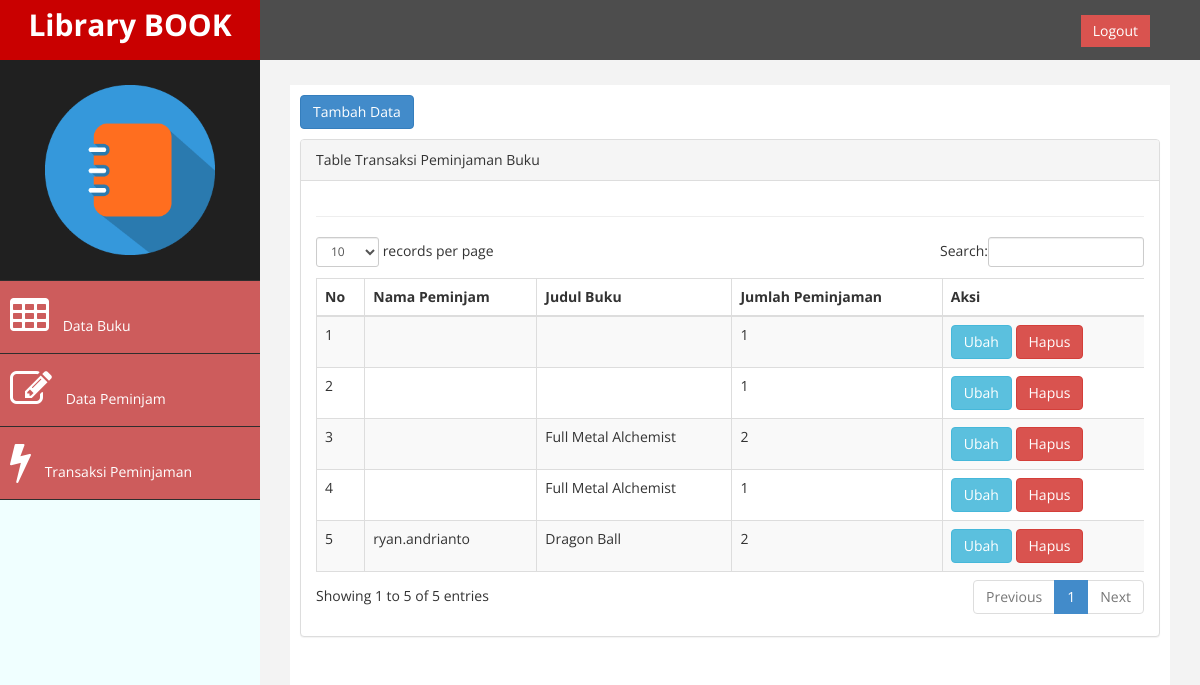
The page /Tugas4/tugas9/index_admin.php?page=transaksi on the database its author committed.
### tables this page shows
CREATE TABLE `transaksi` (
  `id` int(9) NOT NULL,
  `nama` varchar(255) NOT NULL,
  `judul` varchar(225) NOT NULL,
  `jumlah` int(255) NOT NULL
);

### Tugas4/tugas9/page/transaksi/transaksi.php (the view)
<a href="?page=transaksi&aksi=tambah" class="btn btn-primary" style="margin-bottom: 10px;">Tambah Data</a>
<div class="row">
  <div class="col-md-12">
    <div class="panel panel-default">
      <div class="panel-heading">
        Table Transaksi Peminjaman Buku
      </div>
      <div class="panel-body">
        <div class="table-responsive">
          <table class="table table-striped table-bordered table-hover" id="dataTables-example">
            <thead>
              <tr>
                <th>No</th>
                <th>Nama Peminjam</th>
                <th>Judul Buku</th>
                <th>Jumlah Peminjaman</th>
                <th>Aksi</th>
              </tr>
            </thead>
            <tbody>
              <?php
                $no = 1;
                $sql = mysqli_query($koneksi, "SELECT * from transaksi");
                while ($data = mysqli_fetch_array($sql)){
              ?>
              <tr>
                <td><?php echo $no++;?></td>
                <td><?php echo $data['nama'];?></td>
                <td><?php echo $data['judul'];?></td>
                <td><?php echo $data['jumlah'];?></td>
                <td><a href="?page=transaksi&aksi=ubah&id=<?php echo $data['id']; ?>" class="btn btn-info">Ubah</a>
                  <a href="?page=transaksi&aksi=hapus&id=<?php echo $data['id']; ?>" class="btn btn-danger">Hapus</a>
                </td>
                <?php } ?>
            </tbody>
        </div>

### Tugas4/tugas9/assets/css/custom.css (style rules this page uses)
body { font-family: 'Open Sans', sans-serif; }

### rows shown on the page
transaksi: jumlah "1"
transaksi: jumlah "1"
transaksi: judul "Full Metal Alchemist", jumlah "2"
transaksi: judul "Full Metal Alchemist", jumlah "1"
transaksi: nama "ryan.andrianto", judul "Dragon Ball", jumlah "2"
